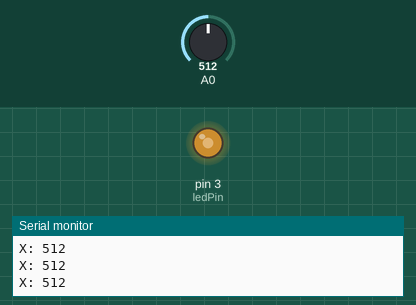
Recording of a sketch running on a simulated Arduino Uno, built with avr-gcc and run on an emulated ATmega328P. Shown: output pins drawn as LEDs (lit = HIGH), the last lines printed to the serial monitor. Inputs (shaded band) come from the test bench; at power-on: A0 = 512.

Above: at 1.2 s.
1.3 s: A0 set to 900
At 2.5 s:
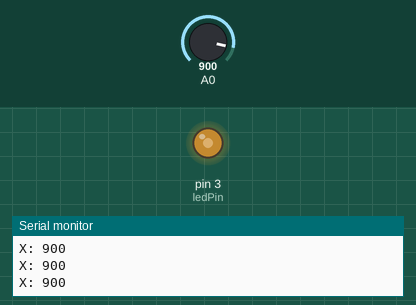
2.8 s: A0 set to 1023
At 4.0 s:
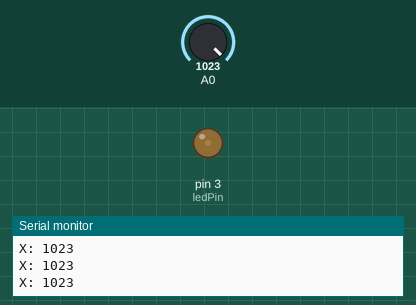
Timing chart, 0 to 5.8 s (numbered marks = the images above; inputs shaded):
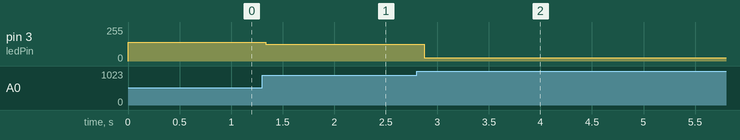

The sketch:

AccelerometerRead_to_LED.ino
```cpp
int ledPin = 3;
int xInput = A0;
int yInput = A1;
int zInput = A2;

int brightness = 0;
int xAxisLow = 400;
int xAxisHigh = 600;

int sampleSize = 10;

void setup() {
  Serial.begin(9600);
  pinMode(ledPin, OUTPUT);

  analogReference(EXTERNAL);
}

void loop() {
  int xRaw = ReadAxis(xInput);

  Serial.print("X: ");
  Serial.print(xRaw);
  Serial.println();

  brightness = map(xRaw, xAxisLow, xAxisHigh, 0, 255);
  analogWrite(ledPin, brightness);

  delay(100);
}

int ReadAxis(int axisPin){

  long reading = 0;
  analogRead(axisPin);
  delay(1);
  for (int i = 0; i < sampleSize; i++){
    reading += analogRead(axisPin);
  }
  return reading/sampleSize;
}
```

Measured:
- after the input at 1.3 s, pin 3 (ledPin): 142/255 → 125/255 at once
- after the input at 2.8 s, pin 3 (ledPin): 125/255 → 26/255 after 0.07 s
